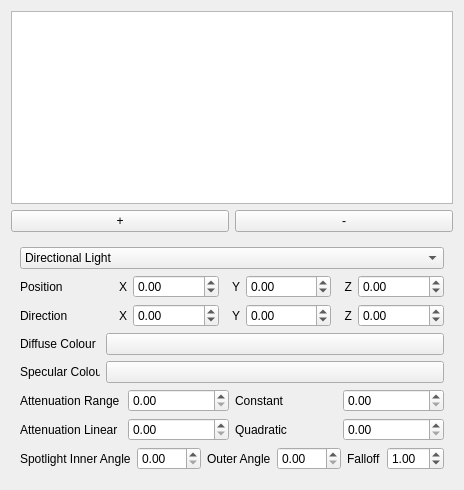
<?xml version="1.0" encoding="UTF-8"?>
<ui version="4.0">
 <class>LightWidget</class>
 <widget class="QWidget" name="LightWidget">
  <property name="geometry">
   <rect>
    <x>0</x>
    <y>0</y>
    <width>428</width>
    <height>490</height>
   </rect>
  </property>
  <property name="windowTitle">
   <string>Form</string>
  </property>
  <layout class="QVBoxLayout" name="verticalLayout">
   <item>
    <widget class="QListWidget" name="lightList"/>
   </item>
   <item>
    <layout class="QHBoxLayout" name="horizontalLayout_5">
     <property name="bottomMargin">
      <number>0</number>
     </property>
     <item>
      <widget class="QPushButton" name="addLightButton">
       <property name="text">
        <string>+</string>
       </property>
      </widget>
     </item>
     <item>
      <widget class="QPushButton" name="removeLightButton">
       <property name="text">
        <string>-</string>
       </property>
      </widget>
     </item>
    </layout>
   </item>
   <item>
    <widget class="QWidget" name="widget" native="true">
     <layout class="QVBoxLayout" name="verticalLayout_2">
      <item>
       <widget class="QComboBox" name="lightTypeCombo">
        <item>
         <property name="text">
          <string>Directional Light</string>
         </property>
        </item>
        <item>
         <property name="text">
          <string>Point Light</string>
         </property>
        </item>
        <item>
         <property name="text">
          <string>Spot Light</string>
         </property>
        </item>
       </widget>
      </item>
      <item>
       <layout class="QHBoxLayout" name="horizontalLayout">
        <item>
         <widget class="QLabel" name="labelPosition">
          <property name="text">
           <string>Position</string>
          </property>
         </widget>
        </item>
        <item>
         <widget class="QLabel" name="label">
          <property name="maximumSize">
           <size>
            <width>15</width>
            <height>16777215</height>
           </size>
          </property>
          <property name="text">
           <string>X</string>
          </property>
          <property name="alignment">
           <set>Qt::AlignRight|Qt::AlignTrailing|Qt::AlignVCenter</set>
          </property>
         </widget>
        </item>
        <item>
         <widget class="QDoubleSpinBox" name="positionX">
          <property name="minimum">
           <double>-9999.000000000000000</double>
          </property>
          <property name="maximum">
           <double>9999.989999999999782</double>
          </property>
         </widget>
        </item>
        <item>
         <widget class="QLabel" name="label_11">
          <property name="maximumSize">
           <size>
            <width>15</width>
            <height>16777215</height>
           </size>
          </property>
          <property name="text">
           <string>Y</string>
          </property>
          <property name="alignment">
           <set>Qt::AlignRight|Qt::AlignTrailing|Qt::AlignVCenter</set>
          </property>
         </widget>
        </item>
        <item>
         <widget class="QDoubleSpinBox" name="positionY">
          <property name="minimum">
           <double>-9999.000000000000000</double>
          </property>
          <property name="maximum">
           <double>9999.989999999999782</double>
          </property>
         </widget>
        </item>
        <item>
         <widget class="QLabel" name="label_12">
          <property name="maximumSize">
           <size>
            <width>15</width>
            <height>16777215</height>
           </size>
          </property>
          <property name="text">
           <string>Z</string>
          </property>
          <property name="alignment">
           <set>Qt::AlignRight|Qt::AlignTrailing|Qt::AlignVCenter</set>
          </property>
         </widget>
        </item>
        <item>
         <widget class="QDoubleSpinBox" name="positionZ">
          <property name="minimum">
           <double>-9999.000000000000000</double>
          </property>
          <property name="maximum">
           <double>9999.000000000000000</double>
          </property>
         </widget>
        </item>
       </layout>
      </item>
      <item>
       <layout class="QHBoxLayout" name="horizontalLayout_2">
        <property name="bottomMargin">
         <number>0</number>
        </property>
        <item>
         <widget class="QLabel" name="labelDirection">
          <property name="text">
           <string>Direction</string>
          </property>
         </widget>
        </item>
        <item>
         <widget class="QLabel" name="label_13">
          <property name="maximumSize">
           <size>
            <width>15</width>
            <height>16777215</height>
           </size>
          </property>
          <property name="text">
           <string>X</string>
          </property>
          <property name="alignment">
           <set>Qt::AlignRight|Qt::AlignTrailing|Qt::AlignVCenter</set>
          </property>
         </widget>
        </item>
        <item>
         <widget class="QDoubleSpinBox" name="directionX">
          <property name="minimum">
           <double>-9999.000000000000000</double>
          </property>
          <property name="maximum">
           <double>9999.000000000000000</double>
          </property>
          <property name="singleStep">
           <double>5.000000000000000</double>
          </property>
         </widget>
        </item>
        <item>
         <widget class="QLabel" name="label_14">
          <property name="maximumSize">
           <size>
            <width>15</width>
            <height>16777215</height>
           </size>
          </property>
          <property name="text">
           <string>Y</string>
          </property>
          <property name="alignment">
           <set>Qt::AlignRight|Qt::AlignTrailing|Qt::AlignVCenter</set>
          </property>
         </widget>
        </item>
        <item>
         <widget class="QDoubleSpinBox" name="directionY">
          <property name="minimum">
           <double>-9999.000000000000000</double>
          </property>
          <property name="maximum">
           <double>9999.000000000000000</double>
          </property>
          <property name="singleStep">
           <double>5.000000000000000</double>
          </property>
         </widget>
        </item>
        <item>
         <widget class="QLabel" name="label_15">
          <property name="maximumSize">
           <size>
            <width>15</width>
            <height>16777215</height>
           </size>
          </property>
          <property name="text">
           <string>Z</string>
          </property>
          <property name="alignment">
           <set>Qt::AlignRight|Qt::AlignTrailing|Qt::AlignVCenter</set>
          </property>
         </widget>
        </item>
        <item>
         <widget class="QDoubleSpinBox" name="directionZ">
          <property name="minimum">
           <double>-9999.000000000000000</double>
          </property>
          <property name="maximum">
           <double>9999.000000000000000</double>
          </property>
          <property name="singleStep">
           <double>5.000000000000000</double>
          </property>
         </widget>
        </item>
       </layout>
      </item>
      <item>
       <layout class="QHBoxLayout" name="horizontalLayout_3">
        <property name="bottomMargin">
         <number>0</number>
        </property>
        <item>
         <widget class="QLabel" name="label_3">
          <property name="maximumSize">
           <size>
            <width>80</width>
            <height>16777215</height>
           </size>
          </property>
          <property name="text">
           <string>Diffuse Colour</string>
          </property>
         </widget>
        </item>
        <item>
         <widget class="QPushButton" name="diffusePushButton">
          <property name="text">
           <string/>
          </property>
         </widget>
        </item>
       </layout>
      </item>
      <item>
       <layout class="QHBoxLayout" name="horizontalLayout_4">
        <property name="bottomMargin">
         <number>0</number>
        </property>
        <item>
         <widget class="QLabel" name="label_4">
          <property name="maximumSize">
           <size>
            <width>80</width>
            <height>16777215</height>
           </size>
          </property>
          <property name="text">
           <string>Specular Colour</string>
          </property>
         </widget>
        </item>
        <item>
         <widget class="QPushButton" name="SpecularPushButton">
          <property name="text">
           <string/>
          </property>
         </widget>
        </item>
       </layout>
      </item>
      <item>
       <layout class="QHBoxLayout" name="horizontalLayout_7">
        <property name="bottomMargin">
         <number>0</number>
        </property>
        <item>
         <widget class="QLabel" name="label_2">
          <property name="text">
           <string>Attenuation Range</string>
          </property>
         </widget>
        </item>
        <item>
         <widget class="QDoubleSpinBox" name="rangeSpin">
          <property name="toolTip">
           <string>The radius of the light. i.e. A light bulb is a couple centimeters, the sun is ~696km;
            but be sure to be consistent in the unit of measurement you use (i.e. don't use km if
            your default unit is in meters).
            Note: Having a radius = 2 means that at distance = 2 the pixel is lit 100%
            Anything inside that radius (which is supposedly impossible) will have more than 100%
            light power.</string>
          </property>
          <property name="maximum">
           <double>99999.000000000000000</double>
          </property>
         </widget>
        </item>
        <item>
         <widget class="QLabel" name="label_5">
          <property name="text">
           <string>Constant</string>
          </property>
         </widget>
        </item>
        <item>
         <widget class="QDoubleSpinBox" name="constantSpin">
          <property name="toolTip">
           <string>Value in the range [0; 1)
            Sets range at which the luminance (in percentage) of a point would go below the threshold.
            For example lumThreshold = 0 means the attenuation range is infinity; lumThreshold = 1 means
            the range is set to 0.</string>
          </property>
          <property name="maximum">
           <double>1.000000000000000</double>
          </property>
          <property name="singleStep">
           <double>0.050000000000000</double>
          </property>
         </widget>
        </item>
       </layout>
      </item>
      <item>
       <layout class="QHBoxLayout" name="horizontalLayout_9">
        <property name="bottomMargin">
         <number>0</number>
        </property>
        <item>
         <widget class="QLabel" name="label_8">
          <property name="text">
           <string>Attenuation Linear</string>
          </property>
         </widget>
        </item>
        <item>
         <widget class="QDoubleSpinBox" name="linearSpin">
          <property name="maximum">
           <double>1.000000000000000</double>
          </property>
          <property name="singleStep">
           <double>0.050000000000000</double>
          </property>
         </widget>
        </item>
        <item>
         <widget class="QLabel" name="label_9">
          <property name="text">
           <string>Quadratic</string>
          </property>
         </widget>
        </item>
        <item>
         <widget class="QDoubleSpinBox" name="quadraticSpin">
          <property name="maximum">
           <double>1.000000000000000</double>
          </property>
          <property name="singleStep">
           <double>0.050000000000000</double>
          </property>
         </widget>
        </item>
       </layout>
      </item>
      <item>
       <layout class="QHBoxLayout" name="horizontalLayout_8">
        <property name="bottomMargin">
         <number>0</number>
        </property>
        <item>
         <widget class="QLabel" name="label_6">
          <property name="text">
           <string>Spotlight Inner Angle</string>
          </property>
         </widget>
        </item>
        <item>
         <widget class="QDoubleSpinBox" name="innerAngleSpin">
          <property name="maximum">
           <double>180.000000000000000</double>
          </property>
         </widget>
        </item>
        <item>
         <widget class="QLabel" name="label_7">
          <property name="text">
           <string>Outer Angle</string>
          </property>
         </widget>
        </item>
        <item>
         <widget class="QDoubleSpinBox" name="outerAngleSpin">
          <property name="maximum">
           <double>180.000000000000000</double>
          </property>
         </widget>
        </item>
        <item>
         <widget class="QLabel" name="label_10">
          <property name="text">
           <string>Falloff</string>
          </property>
         </widget>
        </item>
        <item>
         <widget class="QDoubleSpinBox" name="falloffSpin">
          <property name="singleStep">
           <double>0.100000000000000</double>
          </property>
          <property name="value">
           <double>1.000000000000000</double>
          </property>
         </widget>
        </item>
       </layout>
      </item>
     </layout>
    </widget>
   </item>
  </layout>
 </widget>
 <resources/>
 <connections/>
</ui>
